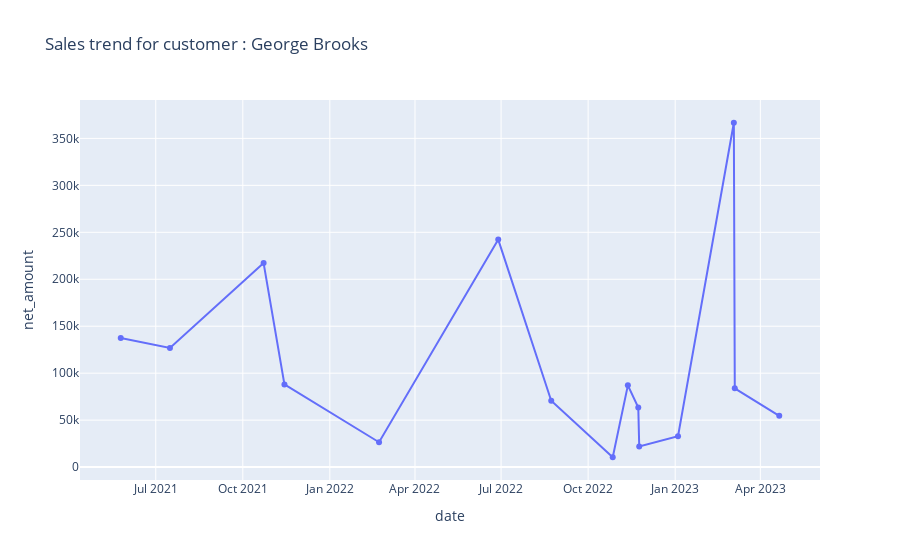

The code cell stored with this chart in its notebook:
### Code cell
fig = px.line(df_sales, x='date', y="net_amount",markers=True,title='Sales trend for customer : '+cust_name)
fig

### Figure 1 — Plotly figure (JSON) as saved in the notebook; plotly's stock layout.template omitted (floating-point values rounded to 4 significant figures)
{"data": [{"hovertemplate": "date=%{x}<br>net_amount=%{y}<extra></extra>", "legendgroup": "", "line": {"color": "#636efa", "dash": "solid"}, "marker": {"symbol": "circle"}, "mode": "lines+markers", "name": "", "orientation": "v", "showlegend": false, "type": "scatter", "x": ["2021-05-25", "2021-07-16", "2021-10-23", "2021-11-14", "2022-02-22", "2022-06-28", "2022-08-23", "2022-10-27", "2022-11-12", "2022-11-23", "2022-11-24", "2023-01-04", "2023-03-04", "2023-03-05", "2023-04-21"], "xaxis": "x", "y": [137560, 126920, 217265, 87975, 26460, 242250, 70635, 10480, 87020, 63450.0, 22050, 32810, 366660, 83840, 54570], "yaxis": "y"}], "layout": {"autosize": true, "legend": {"tracegroupgap": 0}, "title": {"text": "Sales trend for customer : George Brooks"}, "xaxis": {"anchor": "y", "autorange": true, "domain": [0, 1], "range": ["2021-04-12 22:28:55.4884", "2023-06-02 01:31:04.5116"], "title": {"text": "date"}, "type": "date"}, "yaxis": {"anchor": "x", "autorange": true, "domain": [0, 1], "range": [-18910.0, 396100.0], "title": {"text": "net_amount"}, "type": "linear"}}}
